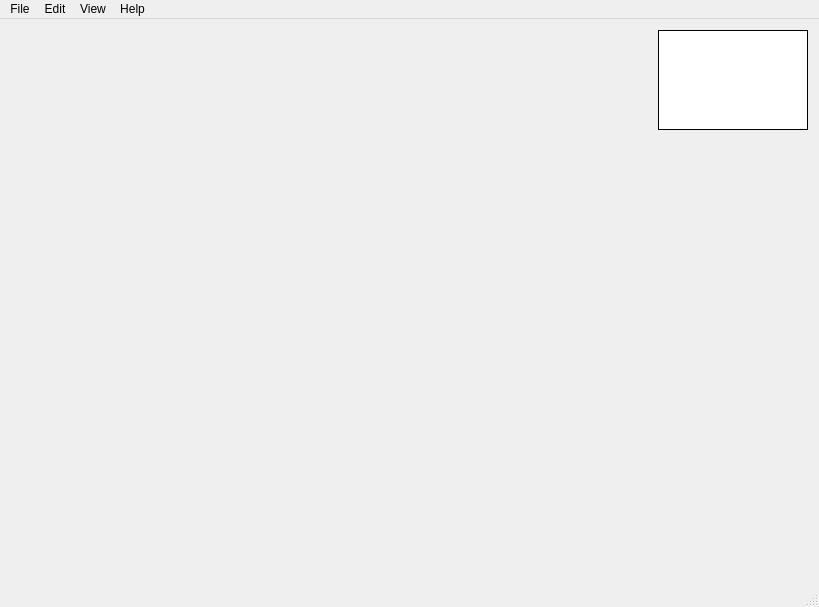
<?xml version="1.0" encoding="UTF-8"?>
<ui version="4.0">
 <class>MainWindow</class>
 <widget class="QMainWindow" name="MainWindow">
  <property name="geometry">
   <rect>
    <x>0</x>
    <y>0</y>
    <width>819</width>
    <height>607</height>
   </rect>
  </property>
  <property name="sizePolicy">
   <sizepolicy hsizetype="Expanding" vsizetype="Expanding">
    <horstretch>0</horstretch>
    <verstretch>0</verstretch>
   </sizepolicy>
  </property>
  <property name="baseSize">
   <size>
    <width>800</width>
    <height>600</height>
   </size>
  </property>
  <property name="windowTitle">
   <string>snowPix</string>
  </property>
  <widget class="QWidget" name="mainLayout">
   <property name="sizePolicy">
    <sizepolicy hsizetype="Maximum" vsizetype="Maximum">
     <horstretch>10</horstretch>
     <verstretch>10</verstretch>
    </sizepolicy>
   </property>
   <layout class="QHBoxLayout" name="horizontalLayout" stretch="7,1">
    <item>
     <widget class="DrawContents" name="drawContents" native="true">
      <property name="styleSheet">
       <string notr="true"/>
      </property>
     </widget>
    </item>
    <item>
     <layout class="QVBoxLayout" name="toolLayout" stretch="1,0,1">
      <item>
       <widget class="QWidget" name="drawButtons" native="true">
        <property name="sizePolicy">
         <sizepolicy hsizetype="Fixed" vsizetype="Fixed">
          <horstretch>0</horstretch>
          <verstretch>0</verstretch>
         </sizepolicy>
        </property>
        <property name="minimumSize">
         <size>
          <width>150</width>
          <height>100</height>
         </size>
        </property>
        <property name="styleSheet">
         <string notr="true">border-style:solid;
border-width:1px;
border-color:black;
background-color:white;</string>
        </property>
        <layout class="QGridLayout" name="gridLayout_3">
         <item row="2" column="1">
          <widget class="QPushButton" name="circleButton">
           <property name="autoFillBackground">
            <bool>false</bool>
           </property>
           <property name="styleSheet">
            <string notr="true">border-color:white;</string>
           </property>
           <property name="text">
            <string/>
           </property>
           <property name="icon">
            <iconset resource="../data/data.qrc">
             <normaloff>:/pics/Select-Ellipse.png</normaloff>:/pics/Select-Ellipse.png</iconset>
           </property>
           <property name="shortcut">
            <string>Ctrl+6</string>
           </property>
           <property name="checkable">
            <bool>true</bool>
           </property>
           <property name="autoExclusive">
            <bool>true</bool>
           </property>
           <property name="flat">
            <bool>true</bool>
           </property>
          </widget>
         </item>
         <item row="1" column="1">
          <widget class="QPushButton" name="fillButton">
           <property name="styleSheet">
            <string notr="true">border-color:white;</string>
           </property>
           <property name="text">
            <string/>
           </property>
           <property name="icon">
            <iconset resource="../data/data.qrc">
             <normaloff>:/pics/Paintcan.png</normaloff>:/pics/Paintcan.png</iconset>
           </property>
           <property name="shortcut">
            <string>Ctrl+3</string>
           </property>
           <property name="checkable">
            <bool>true</bool>
           </property>
           <property name="autoExclusive">
            <bool>true</bool>
           </property>
           <property name="flat">
            <bool>true</bool>
           </property>
          </widget>
         </item>
         <item row="0" column="1">
          <widget class="QPushButton" name="eraserButton">
           <property name="sizePolicy">
            <sizepolicy hsizetype="Fixed" vsizetype="Fixed">
             <horstretch>0</horstretch>
             <verstretch>0</verstretch>
            </sizepolicy>
           </property>
           <property name="styleSheet">
            <string notr="true">border-color:white;</string>
           </property>
           <property name="text">
            <string/>
           </property>
           <property name="icon">
            <iconset resource="../data/data.qrc">
             <normaloff>:/pics/Draw-Eraser.png</normaloff>:/pics/Draw-Eraser.png</iconset>
           </property>
           <property name="shortcut">
            <string>Ctrl+2</string>
           </property>
           <property name="checkable">
            <bool>true</bool>
           </property>
           <property name="autoExclusive">
            <bool>true</bool>
           </property>
           <property name="flat">
            <bool>true</bool>
           </property>
          </widget>
         </item>
         <item row="2" column="0">
          <widget class="QPushButton" name="rectButton">
           <property name="sizePolicy">
            <sizepolicy hsizetype="Fixed" vsizetype="Fixed">
             <horstretch>0</horstretch>
             <verstretch>0</verstretch>
            </sizepolicy>
           </property>
           <property name="styleSheet">
            <string notr="true">border-color:white;</string>
           </property>
           <property name="text">
            <string/>
           </property>
           <property name="icon">
            <iconset resource="../data/data.qrc">
             <normaloff>:/pics/Select-Restangular.png</normaloff>:/pics/Select-Restangular.png</iconset>
           </property>
           <property name="shortcut">
            <string>Ctrl+5</string>
           </property>
           <property name="checkable">
            <bool>true</bool>
           </property>
           <property name="autoExclusive">
            <bool>true</bool>
           </property>
           <property name="flat">
            <bool>true</bool>
           </property>
          </widget>
         </item>
         <item row="1" column="0">
          <widget class="QPushButton" name="lineButton">
           <property name="styleSheet">
            <string notr="true">border-color:white;</string>
           </property>
           <property name="text">
            <string/>
           </property>
           <property name="icon">
            <iconset resource="../data/data.qrc">
             <normaloff>:/pics/Draw-Line.png</normaloff>:/pics/Draw-Line.png</iconset>
           </property>
           <property name="shortcut">
            <string>Ctrl+4</string>
           </property>
           <property name="checkable">
            <bool>true</bool>
           </property>
           <property name="autoExclusive">
            <bool>true</bool>
           </property>
           <property name="flat">
            <bool>true</bool>
           </property>
          </widget>
         </item>
         <item row="0" column="0">
          <widget class="QPushButton" name="brushButton">
           <property name="styleSheet">
            <string notr="true">border-color:white;</string>
           </property>
           <property name="text">
            <string/>
           </property>
           <property name="icon">
            <iconset resource="../data/data.qrc">
             <normaloff>:/pics/Painbrush.png</normaloff>:/pics/Painbrush.png</iconset>
           </property>
           <property name="shortcut">
            <string>Ctrl+1</string>
           </property>
           <property name="checkable">
            <bool>true</bool>
           </property>
           <property name="checked">
            <bool>true</bool>
           </property>
           <property name="autoExclusive">
            <bool>true</bool>
           </property>
           <property name="flat">
            <bool>true</bool>
           </property>
          </widget>
         </item>
        </layout>
        <zorder>brushButton</zorder>
        <zorder>eraserButton</zorder>
        <zorder>lineButton</zorder>
        <zorder>fillButton</zorder>
        <zorder>rectButton</zorder>
        <zorder>circleButton</zorder>
       </widget>
      </item>
      <item>
       <widget class="QStackedWidget" name="stackedWidget">
        <property name="currentIndex">
         <number>0</number>
        </property>
        <widget class="BrushDialog" name="brushDialog"/>
        <widget class="QWidget" name="page_2"/>
       </widget>
      </item>
      <item>
       <spacer name="verticalSpacer">
        <property name="orientation">
         <enum>Qt::Vertical</enum>
        </property>
        <property name="sizeHint" stdset="0">
         <size>
          <width>20</width>
          <height>40</height>
         </size>
        </property>
       </spacer>
      </item>
     </layout>
    </item>
   </layout>
  </widget>
  <widget class="QMenuBar" name="menuBar">
   <property name="geometry">
    <rect>
     <x>0</x>
     <y>0</y>
     <width>819</width>
     <height>24</height>
    </rect>
   </property>
   <widget class="QMenu" name="menuFile">
    <property name="title">
     <string>File</string>
    </property>
    <addaction name="actionNewFile"/>
    <addaction name="actionOpen_File"/>
    <addaction name="separator"/>
    <addaction name="actionSave_File"/>
    <addaction name="actionSave_As"/>
    <addaction name="actionExport"/>
    <addaction name="separator"/>
    <addaction name="actionOptions"/>
    <addaction name="actionExit"/>
   </widget>
   <widget class="QMenu" name="menuEdit">
    <property name="title">
     <string>Edit</string>
    </property>
    <addaction name="actionUndo"/>
    <addaction name="actionRedo"/>
    <addaction name="separator"/>
    <addaction name="actionCopy"/>
    <addaction name="actionCut"/>
    <addaction name="actionPaste"/>
   </widget>
   <widget class="QMenu" name="menuView">
    <property name="title">
     <string>View</string>
    </property>
   </widget>
   <widget class="QMenu" name="menuHelp">
    <property name="title">
     <string>Help</string>
    </property>
    <addaction name="actionHelp"/>
   </widget>
   <addaction name="menuFile"/>
   <addaction name="menuEdit"/>
   <addaction name="menuView"/>
   <addaction name="menuHelp"/>
  </widget>
  <widget class="QStatusBar" name="statusBar"/>
  <action name="actionNewFile">
   <property name="icon">
    <iconset resource="../data/data.qrc">
     <normaloff>:/pics/Document-Empty.png</normaloff>:/pics/Document-Empty.png</iconset>
   </property>
   <property name="text">
    <string>New File</string>
   </property>
   <property name="shortcut">
    <string>Ctrl+N</string>
   </property>
  </action>
  <action name="actionOpen_File">
   <property name="icon">
    <iconset resource="../data/data.qrc">
     <normaloff>:/pics/Folder.png</normaloff>:/pics/Folder.png</iconset>
   </property>
   <property name="text">
    <string>Open File</string>
   </property>
  </action>
  <action name="actionSave_File">
   <property name="icon">
    <iconset resource="../data/data.qrc">
     <normaloff>:/pics/Disk.png</normaloff>:/pics/Disk.png</iconset>
   </property>
   <property name="text">
    <string>Save</string>
   </property>
  </action>
  <action name="actionSave_As">
   <property name="icon">
    <iconset resource="../data/data.qrc">
     <normaloff>:/pics/Save-As.png</normaloff>:/pics/Save-As.png</iconset>
   </property>
   <property name="text">
    <string>Save As ...</string>
   </property>
  </action>
  <action name="actionExport">
   <property name="icon">
    <iconset resource="../data/data.qrc">
     <normaloff>:/pics/Document-Export.png</normaloff>:/pics/Document-Export.png</iconset>
   </property>
   <property name="text">
    <string>Export</string>
   </property>
  </action>
  <action name="actionOptions">
   <property name="icon">
    <iconset resource="../data/data.qrc">
     <normaloff>:/pics/Setting-Tools.png</normaloff>:/pics/Setting-Tools.png</iconset>
   </property>
   <property name="text">
    <string>Options</string>
   </property>
  </action>
  <action name="actionExit">
   <property name="icon">
    <iconset resource="../data/data.qrc">
     <normaloff>:/pics/Traffic-Lights-Red.png</normaloff>:/pics/Traffic-Lights-Red.png</iconset>
   </property>
   <property name="text">
    <string>Exit</string>
   </property>
  </action>
  <action name="actionUndo">
   <property name="icon">
    <iconset resource="../data/data.qrc">
     <normaloff>:/pics/Arrow-Undo.png</normaloff>:/pics/Arrow-Undo.png</iconset>
   </property>
   <property name="text">
    <string>Undo</string>
   </property>
  </action>
  <action name="actionRedo">
   <property name="icon">
    <iconset resource="../data/data.qrc">
     <normaloff>:/pics/Arrow-Redo.png</normaloff>:/pics/Arrow-Redo.png</iconset>
   </property>
   <property name="text">
    <string>Redo</string>
   </property>
  </action>
  <action name="actionCopy">
   <property name="icon">
    <iconset resource="../data/data.qrc">
     <normaloff>:/pics/Page-White-Copy.png</normaloff>:/pics/Page-White-Copy.png</iconset>
   </property>
   <property name="text">
    <string>Copy</string>
   </property>
  </action>
  <action name="actionCut">
   <property name="icon">
    <iconset resource="../data/data.qrc">
     <normaloff>:/pics/Cut.png</normaloff>:/pics/Cut.png</iconset>
   </property>
   <property name="text">
    <string>Cut</string>
   </property>
  </action>
  <action name="actionPaste">
   <property name="icon">
    <iconset resource="../data/data.qrc">
     <normaloff>:/pics/Page-White-Paste.png</normaloff>:/pics/Page-White-Paste.png</iconset>
   </property>
   <property name="text">
    <string>Paste</string>
   </property>
  </action>
  <action name="actionHelp">
   <property name="icon">
    <iconset resource="../data/data.qrc">
     <normaloff>:/pics/Help.png</normaloff>:/pics/Help.png</iconset>
   </property>
   <property name="text">
    <string>Help</string>
   </property>
  </action>
 </widget>
 <layoutdefault spacing="6" margin="11"/>
 <customwidgets>
  <customwidget>
   <class>DrawContents</class>
   <extends>QWidget</extends>
   <header>src/drawcontents.hpp</header>
   <container>1</container>
  </customwidget>
  <customwidget>
   <class>BrushDialog</class>
   <extends>QWidget</extends>
   <header>src/brushdialog.hpp</header>
   <container>1</container>
  </customwidget>
 </customwidgets>
 <resources>
  <include location="../data/data.qrc"/>
 </resources>
 <connections/>
</ui>
